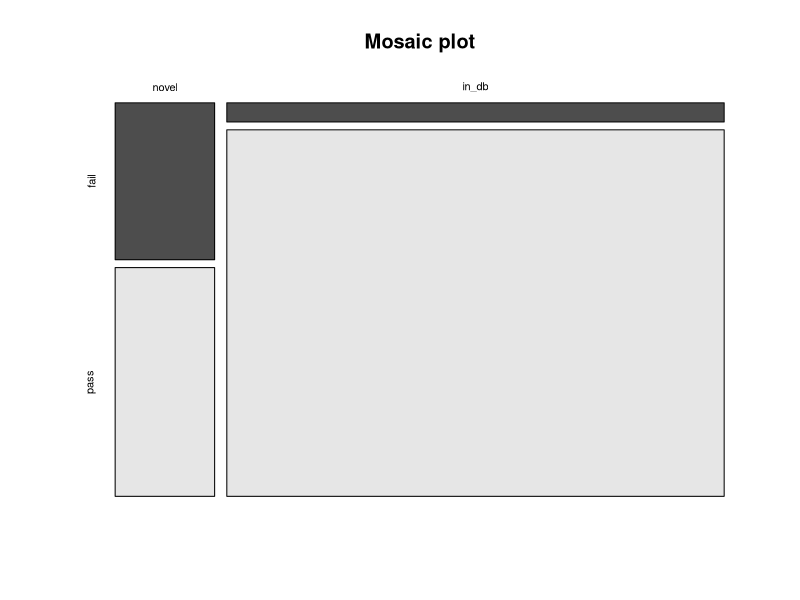
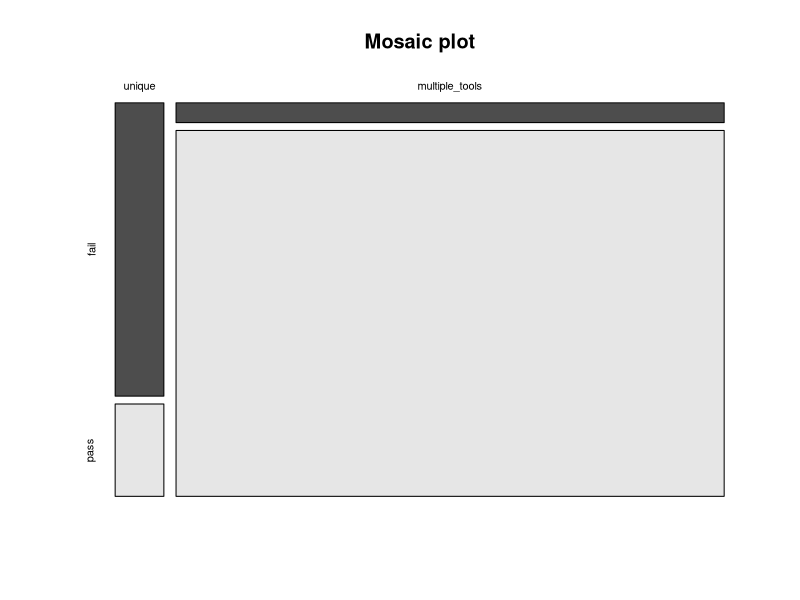
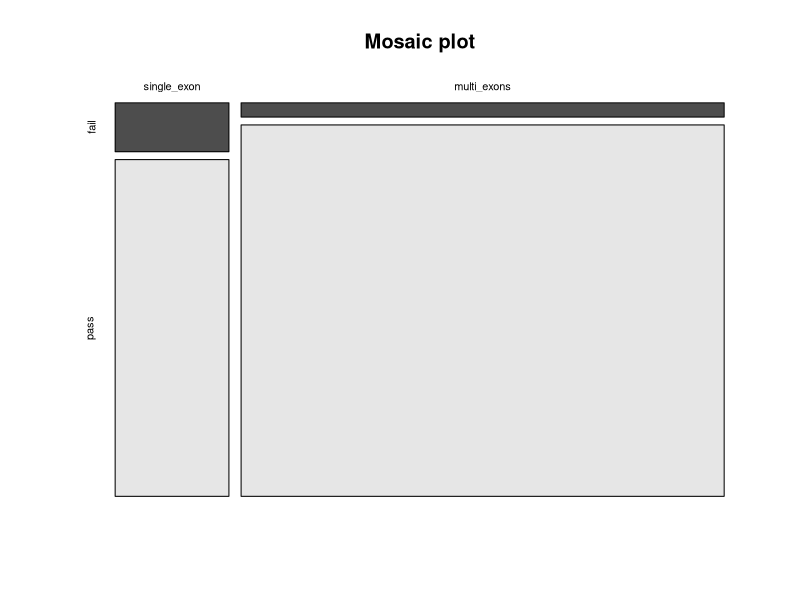
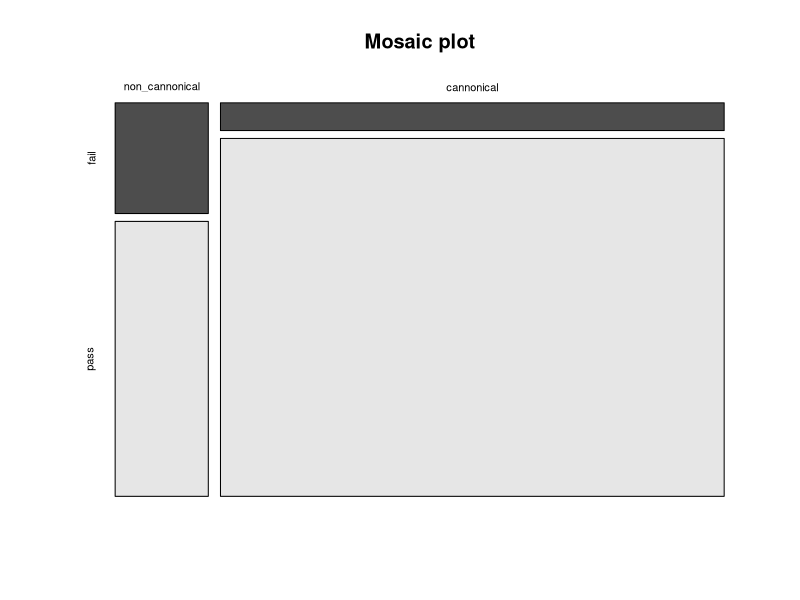
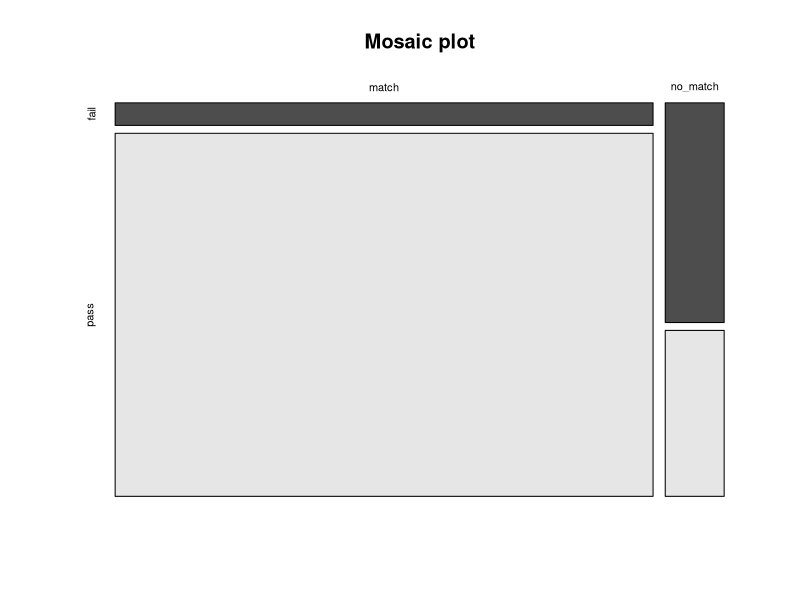
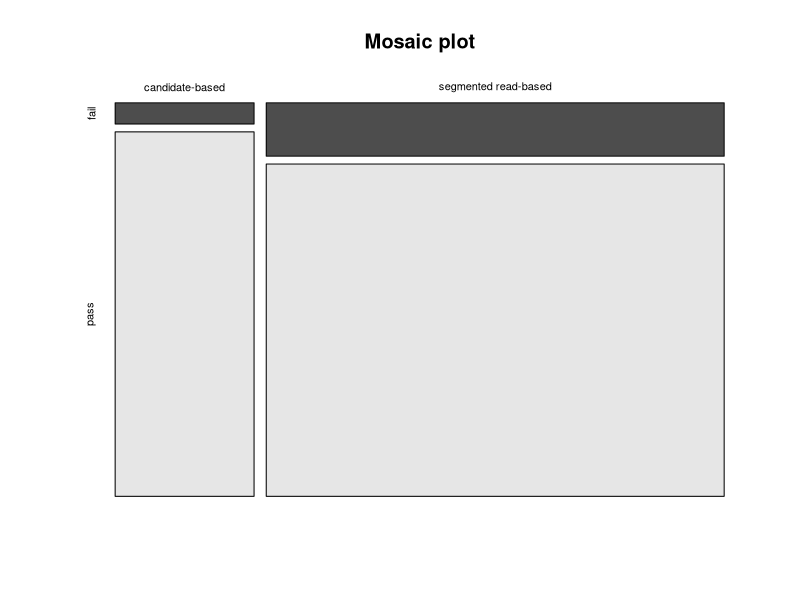
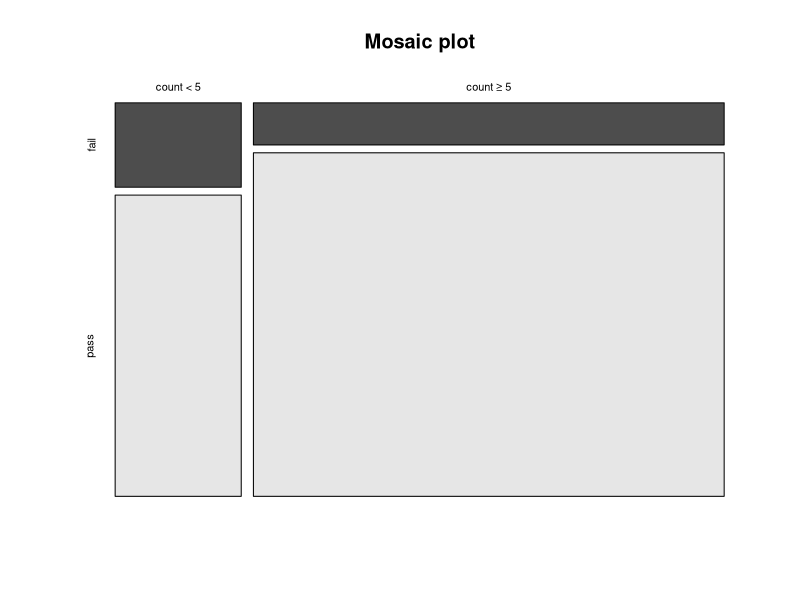

The R script that drew these images, in order: (Note: this script raises an error after producing the figures.)
#' ---
#' title: "Link between circRNA annotation and validation rates"
#' author: "Marieke Vromman"
#' output: 
#'    html_document:
#'       toc: TRUE
#'       toc_float: TRUE
#'       theme: paper
#'       df_print: paged
#'       highlight: tango
#' ---
#' 

#' # File set-up

#' ## Set working directory to current directory
if (rstudioapi::isAvailable()) {
  setwd(dirname(rstudioapi::getActiveDocumentContext()$path))
}

#' ## Load standard libraries and resolve conflicts
library(tidyverse)
library(conflicted)
conflict_prefer("filter", "dplyr")
conflict_prefer("select", "dplyr")
conflict_prefer("slice", "dplyr")
conflict_prefer("rename", "dplyr")
conflict_prefer('intersect', 'dplyr')


#' ## Read data
cq = read_tsv('../data/Supplementary_Table_3_selected_circRNAs.txt')
all_circ = read_tsv("../data/Supplementary_Table_2_all_circRNAs.txt")
val = read_tsv('../data/Supplementary_Table_4_precision_values.txt')

cq
all_circ


#' # Presence in db
#' make count table
cont_table = cq %>%
  select(circ_id, cell_line, qPCR_val, RR_val, amp_seq_val, count_group_median, n_db) %>%
  unique() %>%
  # only keep high abundant circRNAs
  filter(count_group_median == 'count ≥ 5') %>%
  # to use all val together
  filter(!is.na(amp_seq_val), !is.na(RR_val)) %>%
  mutate(all_val = ifelse(qPCR_val == RR_val & qPCR_val == amp_seq_val & qPCR_val == 'pass', 'pass', 'fail')) %>%
  # change nr of databases to binary
  mutate(n_db = ifelse(is.na(n_db), 0, 1)) %>%
  group_by(n_db) %>%
  count(all_val) %>%
  pivot_wider(values_from = n, names_from = all_val) %>%
  ungroup() %>%
  select(-n_db)


cont_table = as.data.frame(cont_table)
rownames(cont_table) <- c("novel", "in_db")

cont_table

#' plot data
mosaicplot(cont_table,
           main = "Mosaic plot",
           color = TRUE)

#' if chisquare expected < 5 => then Fisher should be used
chisq.test(cont_table)$expected

#' chisquare test
chisq.test(cont_table)

#' OR
OR = (cont_table[2,2]/cont_table[2,1])/(cont_table[1,2]/cont_table[1,1])
OR


#' # Link with detected by multiple tools
#' make count table
cont_table = cq %>%
  select(circ_id, cell_line, qPCR_val, RR_val, amp_seq_val, count_group_median, n_detected) %>%
  unique() %>%
  filter(count_group_median == 'count ≥ 5') %>%
  # to use all val together
  filter(!is.na(amp_seq_val), !is.na(RR_val)) %>%
  mutate(all_val = ifelse(qPCR_val == RR_val & qPCR_val == amp_seq_val & qPCR_val == 'pass', 'pass', 'fail')) %>%
  # change nr of databases to binary
  mutate(n_detected = ifelse(n_detected == 1, 0, 1)) %>%
  group_by(n_detected) %>%
  count(all_val) %>%
  pivot_wider(values_from = n, names_from = all_val) %>%
  ungroup() %>%
  select(-n_detected)


cont_table = as.data.frame(cont_table)
rownames(cont_table) <- c("unique", "multiple_tools")

cont_table

#' plot data
mosaicplot(cont_table,
           main = "Mosaic plot",
           color = TRUE)

#' if chisquare expected < 5 => then Fisher should be used
chisq.test(cont_table)$expected

#' chisquare test
chisq.test(cont_table)


#' OR
OR = (cont_table[2,2]/cont_table[2,1])/(cont_table[1,2]/cont_table[1,1])
OR



#' # Link with nr of exons
#' ## Single exon vs multi-exon
#' make count table
cont_table = cq %>%
  select(circ_id, cell_line, qPCR_val, RR_val, amp_seq_val, count_group_median, nr_exons) %>%
  unique() %>%
  filter(count_group_median == 'count ≥ 5') %>%
  # to use all val together
  filter(!is.na(amp_seq_val), !is.na(RR_val)) %>%
  mutate(all_val = ifelse(qPCR_val == RR_val & qPCR_val == amp_seq_val & qPCR_val == 'pass', 'pass', 'fail')) %>%
  # also remove the ones that do not have a exon annotation
  filter(!is.na(nr_exons), !nr_exons == "ambiguous") %>%
  mutate(exon_bin = ifelse(nr_exons == 1, 0, 1)) %>%
  group_by(exon_bin) %>%
  count(all_val) %>% 
  pivot_wider(values_from = n, names_from = all_val) %>%
  ungroup() %>%
  mutate(fail = ifelse(is.na(fail), 0, fail)) %>%
  select(-exon_bin)

cont_table = as.data.frame(cont_table)
rownames(cont_table) <- c("single_exon", "multi_exons")
cont_table


#' plot data
mosaicplot(cont_table,
           main = "Mosaic plot",
           color = TRUE)

#' if chisquare expected < 5 => then Fisher should be used
chisq.test(cont_table)$expected

#' chisquare test
chisq.test(cont_table)


#' OR
OR = (cont_table[2,2]/cont_table[2,1])/(cont_table[1,2]/cont_table[1,1])
OR

#' ## Is 'exon 1' included in the circRNA?
cq_start = cq %>% 
  mutate(start_exon_nr = substr(start_match, 19, 27),
         start_exon_nr = ifelse(substr(start_exon_nr, 1, 1) == '_',
                                substr(start_exon_nr, 2, 10),
                                start_exon_nr))
cq_start 

cont_table = cq_start %>%
  filter(count_group_median == 'count ≥ 5') %>%
  select(circ_id, cell_line, qPCR_val, RR_val, amp_seq_val, start_exon_nr) %>%
  unique() %>%
  filter(!is.na(start_exon_nr)) %>%
  mutate(exon_1 = ifelse(start_exon_nr == "exon_1", 1, 0)) %>%
  # to use all val together
  filter(!is.na(amp_seq_val), !is.na(RR_val)) %>%
  mutate(all_val = ifelse(qPCR_val == RR_val & qPCR_val == amp_seq_val & qPCR_val == 'pass', 
                          'pass', 'fail')) %>%
  # change nr of databases to binary
  group_by(exon_1) %>%
  count(all_val) %>%
  pivot_wider(values_from = n, names_from = all_val) %>%
  ungroup() 


cont_table

#' => not enough values
#'

#' # Canonical splicing

cont_table = cq %>%
  filter(count_group_median == 'count ≥ 5',
         !strand == 'unknown') %>%
  select(circ_id, cell_line, qPCR_val, RR_val, amp_seq_val, ss_motif) %>%
  unique() %>%
  mutate(ss_can = ifelse(ss_motif == "AGNGT", 1, 0)) %>%
  # to use all val together
  filter(!is.na(amp_seq_val), !is.na(RR_val)) %>%
  mutate(all_val = ifelse(qPCR_val == RR_val & qPCR_val == amp_seq_val & qPCR_val == 'pass', 
                          'pass', 'fail')) %>%
  # change nr of databases to binary
  group_by(ss_can) %>%
  count(all_val) %>%
  pivot_wider(values_from = n, names_from = all_val) %>%
  ungroup() %>%
  select(-ss_can)


cont_table = as.data.frame(cont_table)
rownames(cont_table) <- c("non_cannonical", "cannonical")

cont_table

#' plot data
mosaicplot(cont_table,
           main = "Mosaic plot",
           color = TRUE)

#' if chisquare expected < 5 => then Fisher should be used
chisq.test(cont_table)$expected

#' chisquare test
chisq.test(cont_table)

#' OR
OR = (cont_table[2,2]/cont_table[2,1])/(cont_table[1,2]/cont_table[1,1])
OR



#' # Known annotation

cont_table = cq %>%
  filter(count_group_median == "count ≥ 5") %>%
  select(circ_id, cell_line, qPCR_val, RR_val, amp_seq_val, ENST) %>%
  unique() %>%
  # to use all val together
  filter(!is.na(amp_seq_val), !is.na(RR_val)) %>%
  mutate(all_val = ifelse(qPCR_val == RR_val & qPCR_val == amp_seq_val & qPCR_val == 'pass', 
                          'pass', 'fail'),
         ENST_group = ifelse(is.na(ENST), 'no_match', "match")) %>% 
  # change nr of databases to binary
  group_by(ENST_group) %>%
  count(all_val) %>%
  pivot_wider(values_from = n, names_from = all_val) %>%
  ungroup() %>%
  select(-ENST_group)


cont_table = as.data.frame(cont_table)
rownames(cont_table) <- c("match", "no_match")

cont_table

#' plot data
mosaicplot(cont_table,
           main = "Mosaic plot",
           color = TRUE)

#' if chisquare expected < 5 => then Fisher should be used
chisq.test(cont_table)$expected

#' chisquare test
chisq.test(cont_table)

#' OR
OR = (cont_table[2,2]/cont_table[2,1])/(cont_table[1,2]/cont_table[1,1])
OR

#' # CircRNA detection tool approach

cont_table = cq %>%
  filter(count_group_median == "count ≥ 5") %>%
  left_join(read_tsv('../data/details/tool_annotation.txt')) %>%
  select(circ_id, cell_line, qPCR_val, RR_val, amp_seq_val, approach) %>%
  filter(!approach == 'integrative') %>%
  unique() %>%
  # to use all val together
  filter(!is.na(amp_seq_val), !is.na(RR_val)) %>%
  mutate(all_val = ifelse(qPCR_val == RR_val & qPCR_val == amp_seq_val & qPCR_val == 'pass', 
                          'pass', 'fail')) %>% 
  # change nr of databases to binary
  group_by(approach) %>%
  count(all_val) %>%
  pivot_wider(values_from = n, names_from = all_val) %>%
  ungroup() %>%
  select(-approach)


cont_table = as.data.frame(cont_table)
rownames(cont_table) <- c("candidate-based", "segmented read-based")

cont_table

#' plot data
mosaicplot(cont_table,
           main = "Mosaic plot",
           color = TRUE)

#' if chisquare expected < 5 => then Fisher should be used
chisq.test(cont_table)$expected

#' chisquare test
chisq.test(cont_table)

#' OR
OR = (cont_table[1,2]/cont_table[1,1])/(cont_table[2,2]/cont_table[2,1])
OR

#' # BSJ count group
cont_table = cq %>%
  select(circ_id, cell_line, qPCR_val, RR_val, amp_seq_val, count_group_median) %>%
  unique() %>%
  # to use all val together
  filter(!is.na(amp_seq_val), !is.na(RR_val)) %>%
  mutate(all_val = ifelse(qPCR_val == RR_val & qPCR_val == amp_seq_val & qPCR_val == 'pass', 
                          'pass', 'fail')) %>%
  # change nr of databases to binary
  group_by(count_group_median) %>%
  count(all_val) %>%
  pivot_wider(values_from = n, names_from = all_val) %>%
  ungroup() %>%
  select(-count_group_median)


cont_table = as.data.frame(cont_table)
rownames(cont_table) <- c("count < 5", "count ≥ 5")

cont_table

#' plot data
mosaicplot(cont_table,
           main = "Mosaic plot",
           color = TRUE)

#' if chisquare expected < 5 => then Fisher should be used
chisq.test(cont_table)$expected

#' chisquare test
chisq.test(cont_table)

#' OR
OR = (cont_table[2,2]/cont_table[2,1])/(cont_table[1,2]/cont_table[1,1])
OR

#' # Using sensitivity
#' 

tool_anno = read_tsv('../data/details/tool_annotation.txt')
sens = read_tsv('../data/Supplementary_Table_5_sensitivity_values.txt')

#' add annotation to sensitivity
sens_anno = sens %>% 
  left_join(tool_anno) %>%
  select(-tool_lt) %>% ungroup() %>%
  filter(count_group_median == 'count ≥ 5')

sens_anno

#' ## Detection approach: segmented read-based VS candidate-based
wilcox.test(sensitivity ~ approach, data=sens_anno %>% filter(!approach == 'integrative')) 

kruskal.test(sensitivity ~ approach, data=sens_anno)

#' ## Detection based on annotation: known splice sites VS entire genome
wilcox.test(sensitivity ~ lin_annotation, data=sens_anno)

#' ## Strand annotation method
kruskal.test(sensitivity ~ strand_anno, data=sens_anno %>% 
               filter(!strand_anno == "no strand reported"))


#' ## Splicing: canonical VS non-canonical
wilcox_ss = wilcox.test(sensitivity ~ splicing, data=sens_anno) 

wilcox_ss

sens_anno %>%
  group_by(splicing) %>%
  summarise(mean_sens = mean(sensitivity))

#' ### method 1
N = nrow(sens_anno)
N
Z = qnorm(wilcox_ss$p.value/2)
Z
r = abs(Z)/sqrt(N)
r

#' ### method 2
library(rstatix)
library(ggpubr)
sens_anno %>% rstatix::wilcox_test(sensitivity ~ splicing)

sens_anno %>% rstatix::wilcox_effsize(sensitivity ~ splicing)

#sens_anno %>% rstatix::wilcox_effsize(sensitivity ~ splicing, ci = T)



#' ### Median difference in sensitivity

median_diff = tibble()

for (tool_can in sens_anno %>% filter(splicing == "canonical") %>% pull(tool)) {
  sens_can = sens_anno %>% filter(tool == tool_can) %>% pull(sensitivity)
  
  for (tool_non_can in sens_anno %>% filter(splicing == "non-canonical") %>% pull(tool)) {
    sens_non_can = sens_anno %>% filter(tool == tool_non_can) %>% pull(sensitivity)
    
    median_diff = median_diff %>%
      bind_rows(tibble(tool_can, sens_can, tool_non_can, sens_non_can))
    
  }
}

median_diff = median_diff %>%
  mutate(sens_diff = sens_can - sens_non_can)

median_diff

median_diff %>% pull(sens_diff) %>% median()


#' ## Filtering
wilcox.test(sensitivity ~ BSJ_filter, data=sens_anno) 


#' ## Correlation estimated sensitivity and theoretical nr of TPs

val_cor = val %>%
  # use perc_compound_val
  select(tool, count_group, perc_compound_val) %>%
  # get the number of detected circRNAs for each cell line and tool, per count group
  left_join(all_circ %>%
              group_by(cell_line, tool, count_group) %>%
              summarise(total_n_ut = n())) %>%
  # calculate the theoretical nr of validated circ
  mutate(theo_TP_all = perc_compound_val * total_n_ut) %>%
  left_join(sens, by = c('count_group' = 'count_group_median', 'tool')) %>%
  group_by(tool, count_group, perc_compound_val, sensitivity) %>%
  summarize(theo_TP_all_cl = sum(theo_TP_all)) %>% ungroup()

val_cor


#' below 5
val_cor_tmp = val_cor %>% filter(count_group == "count < 5")
cor.test(val_cor_tmp$sensitivity, val_cor_tmp$theo_TP_all_cl, method = 'spearman')

#' above 5
val_cor_tmp = val_cor %>% filter(count_group == "count ≥ 5")
cor.test(val_cor_tmp$sensitivity, val_cor_tmp$theo_TP_all_cl, method = 'spearman')
